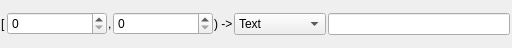
<?xml version="1.0" encoding="UTF-8"?>
<ui version="4.0">
 <class>VRTT_Widget</class>
 <widget class="QWidget" name="VRTT_Widget">
  <property name="geometry">
   <rect>
    <x>0</x>
    <y>0</y>
    <width>512</width>
    <height>48</height>
   </rect>
  </property>
  <property name="windowTitle">
   <string>Form</string>
  </property>
  <layout class="QHBoxLayout" name="horizontalLayout">
   <property name="spacing">
    <number>1</number>
   </property>
   <property name="leftMargin">
    <number>1</number>
   </property>
   <property name="topMargin">
    <number>1</number>
   </property>
   <property name="rightMargin">
    <number>1</number>
   </property>
   <property name="bottomMargin">
    <number>1</number>
   </property>
   <item>
    <widget class="QLabel" name="label">
     <property name="text">
      <string>[</string>
     </property>
    </widget>
   </item>
   <item>
    <widget class="QDoubleSpinBox" name="lower">
     <property name="minimumSize">
      <size>
       <width>100</width>
       <height>0</height>
      </size>
     </property>
     <property name="decimals">
      <number>0</number>
     </property>
    </widget>
   </item>
   <item>
    <widget class="QLabel" name="label_2">
     <property name="text">
      <string>,</string>
     </property>
    </widget>
   </item>
   <item>
    <widget class="QDoubleSpinBox" name="upper">
     <property name="minimumSize">
      <size>
       <width>100</width>
       <height>0</height>
      </size>
     </property>
     <property name="decimals">
      <number>0</number>
     </property>
    </widget>
   </item>
   <item>
    <widget class="QLabel" name="label_3">
     <property name="text">
      <string>) -&gt;</string>
     </property>
    </widget>
   </item>
   <item>
    <widget class="QComboBox" name="mode_switch">
     <item>
      <property name="text">
       <string>Text</string>
      </property>
     </item>
     <item>
      <property name="text">
       <string>Conversion</string>
      </property>
     </item>
    </widget>
   </item>
   <item>
    <widget class="QStackedWidget" name="mode">
     <property name="currentIndex">
      <number>0</number>
     </property>
     <widget class="QWidget" name="page">
      <layout class="QHBoxLayout" name="horizontalLayout_2">
       <property name="spacing">
        <number>1</number>
       </property>
       <property name="leftMargin">
        <number>1</number>
       </property>
       <property name="topMargin">
        <number>1</number>
       </property>
       <property name="rightMargin">
        <number>1</number>
       </property>
       <property name="bottomMargin">
        <number>1</number>
       </property>
       <item>
        <widget class="QLineEdit" name="text"/>
       </item>
      </layout>
     </widget>
     <widget class="QWidget" name="page_2">
      <layout class="QHBoxLayout" name="horizontalLayout_3">
       <property name="spacing">
        <number>1</number>
       </property>
       <property name="leftMargin">
        <number>1</number>
       </property>
       <property name="topMargin">
        <number>1</number>
       </property>
       <property name="rightMargin">
        <number>1</number>
       </property>
       <property name="bottomMargin">
        <number>1</number>
       </property>
       <item>
        <widget class="QPushButton" name="conversion_btn">
         <property name="text">
          <string>Referenced conversion</string>
         </property>
        </widget>
       </item>
      </layout>
     </widget>
    </widget>
   </item>
  </layout>
 </widget>
 <resources/>
 <connections/>
</ui>
